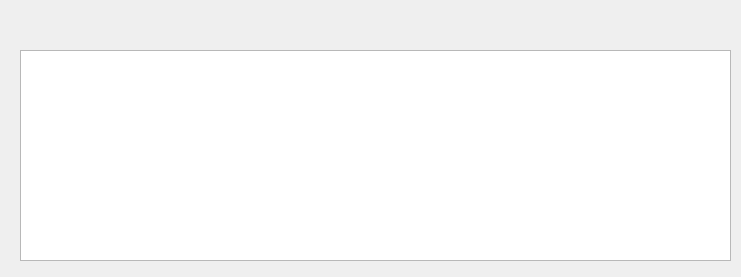
<?xml version="1.0" encoding="UTF-8"?>
<ui version="4.0">
 <class>MainWindow</class>
 <widget class="QMainWindow" name="MainWindow">
  <property name="geometry">
   <rect>
    <x>0</x>
    <y>0</y>
    <width>741</width>
    <height>277</height>
   </rect>
  </property>
  <property name="windowTitle">
   <string>MainWindow</string>
  </property>
  <widget class="QWidget" name="centralwidget">
   <widget class="QTableWidget" name="tableWidget">
    <property name="geometry">
     <rect>
      <x>20</x>
      <y>50</y>
      <width>711</width>
      <height>211</height>
     </rect>
    </property>
   </widget>
  </widget>
 </widget>
 <resources/>
 <connections/>
</ui>
